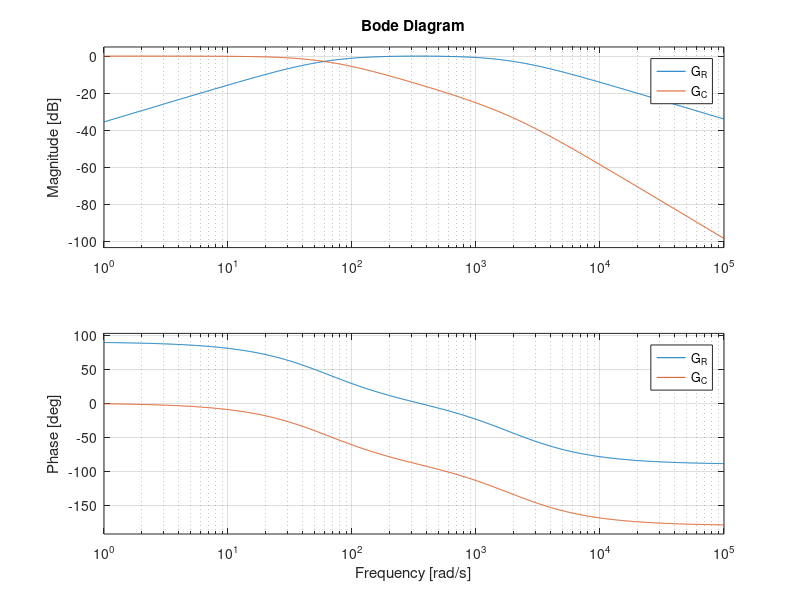

Write the MATLAB code that produced this figure.
pkg load control

R = 200;
C = 470e-9;
L = 100e-3;

Fmitte = 55;
wmitte = 2*pi*Fmitte;

C = 1/(L*wmitte^2)

a = [L*C R*C 1];
b_C = [1];
b_L = [L*C 0 0];
b_R = [R*C 0];
b_LC = [L*C 0 1];
b_RL = [L*C R*C 0];

G_C = tf(b_C,a);
G_L = tf(b_L,a);
G_R = tf(b_R,a);
G_LC = tf(b_LC,a);
G_RL = tf(b_RL,a);

D = R/2 * sqrt(C/L);
w0 = 1/sqrt(L*C);

bode(G_R,G_C);